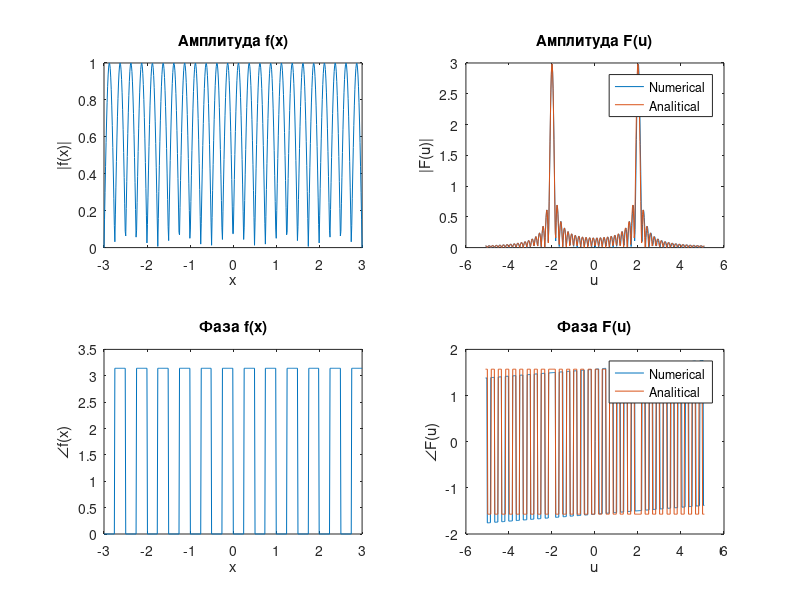

Here is the MATLAB script that generated this plot:

% Для аналитики применить не финитное
% преобразование. Использовать свойства
% преобразования Фурье.
% Параметры
N = 500; % Размерность вектора f
M = 2^12; % Размерность после дополнения нулями
a = 3;
hx = 2 * a / N; % Шаг по x
input_field = @(x) sin(4*pi*x);

% Шаг 1: Дискретизация входной функции f(x)
x = linspace(-a, a, N);
f = input_field(x);

% Шаг 2: Дополнение вектора f нулями до размерности M
f_padded = [zeros(1, (M-N)/2), f, zeros(1, (M-N)/2)];

% Шаг 3: Разбить вектор f на две половины и поменять их местами
f_swapped = [f_padded((M/2+1):end), f_padded(1:(M/2))];

% Шаг 4: Выполнить БПФ от f и умножить результат на шаг hx
F = fft(f_swapped) * hx;

% Шаг 5: Разбить вектор F на две половины и поменять их местами
F = [F((M/2+1):end), F(1:(M/2))];

% Шаг 6: «Вырезать» центральную часть вектора F, оставив центральные N элементов
F = F((M/2-N/2+1):(M/2+N/2));

% Шаг 7: Пересчитать область задания функции Fa(u) по формуле (7)
b = N^2 / (4 * a * M);
u = linspace(-b, b, N);

analytical_F = -a*1i*sinc(2*(2-u)*a) + a*1i*sinc(2*(2+u)*a);

% Вывод результатов
figure;
subplot(2,2,1);
plot(x, abs(f));
title('Амплитуда f(x)');
xlabel('x');
ylabel('|f(x)|');

subplot(2,2,3);
plot(x, angle(f));
title('Фаза f(x)');
xlabel('x');
ylabel('∠f(x)');

subplot(2,2,2);
plot(u, abs(F));
hold on;
plot(u, abs(analytical_F));
hold off;
title('Амплитуда F(u)');
xlabel('u');
ylabel('|F(u)|');
legend('Numerical', 'Analitical');

subplot(2,2,4);
plot(u, angle(F));
hold on;
plot(u, angle(analytical_F));
hold off;
title('Фаза F(u)');
xlabel('u');
ylabel('∠F(u)');
legend('Numerical', 'Analitical');